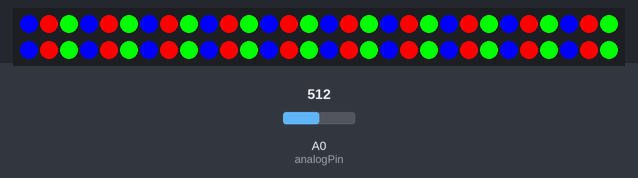
This sketch was run on a simulated Arduino Uno, built with avr-gcc and run on an emulated ATmega328P. On the bench: 60 RGB LEDs in strip order, left to right, continuing on the next row. The inputs (shaded band) are chosen by the test bench; at power-on: A0 (analogPin) = 512. Dim RGB values are drawn brighter than linear.

Above: at 1.26 s.
1.3 s: A0 (analogPin) set to 0
At 1.7 s:
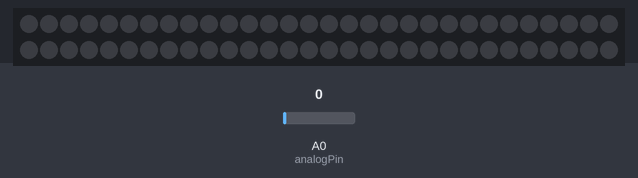
2.8 s: A0 (analogPin) set to 122
At 4.34 s:
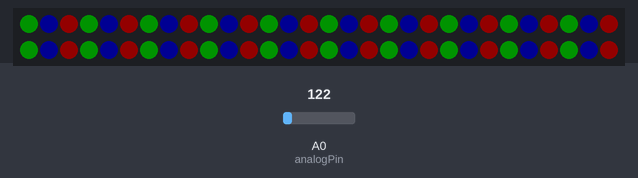
4.4 s: A0 (analogPin) set to 306
At 4.72 s:
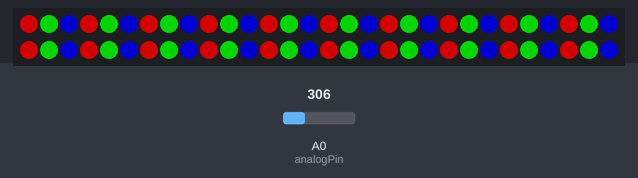

The sketch:

color_organ_ledstrip.ino
```cpp
#include <Adafruit_NeoPixel.h>
#define PIN 6
Adafruit_NeoPixel strip = Adafruit_NeoPixel(60, PIN, NEO_GRB + NEO_KHZ800);

int analogPin=0;
int strobePin=2;
int resetPin=3;
int spectrumValue[7];
int filter=90;
int iteration = 0;
int marqueeOffset = 0;
bool forward = true;
int color = 7;


void setup(){
  strip.begin();
  strip.show();

  pinMode(analogPin, INPUT);
  pinMode(strobePin, OUTPUT);
  pinMode(resetPin, OUTPUT);
  digitalWrite(resetPin, LOW);
  digitalWrite(strobePin, HIGH);
}

void marqueeMusic(int totalLEDs, int speedFactor) {
  if ((iteration % speedFactor) == 0) {
    marqueeOffset++;
  }

  int localOffset = (marqueeOffset % 3);

  for (int i = 0; i < totalLEDs; i++){
    //if (i > 2) {
    if (i == 0 || (i % 3) == 0) {
      /* position 1 on strip */
      if (i == 0 && localOffset > 0) {
        if (localOffset == 1) {
          // Blue
          strip.setPixelColor(i, 0, 0, ((spectrumValue[4]+spectrumValue[5]+spectrumValue[6])/3));
        } else {
          // Green
         strip.setPixelColor(i, 0, ((spectrumValue[1]+spectrumValue[3])/2), 0);
        }
      }

      //Red
      strip.setPixelColor(i + localOffset, ((spectrumValue[0]+spectrumValue[2])/2), 0, 0);
    } else if (i == 1 || (i % 3) == 1) {
      /* position 2 on strip */
      if (i == 1 && localOffset > 0) {
        if (localOffset == 1) {
          // Red
          strip.setPixelColor(i, ((spectrumValue[0]+spectrumValue[2])/2), 0, 0);
        } else {
          // Blue
          strip.setPixelColor(i, 0, 0, ((spectrumValue[4]+spectrumValue[5]+spectrumValue[6])/3));
        }
      }

      //Green
      strip.setPixelColor(i + localOffset, 0, ((spectrumValue[1]+spectrumValue[3])/2), 0);
    } else {
      /* position 3 on strip */
      if (i == 2 && localOffset > 0) {
        if (localOffset == 1) {
          // Green
          strip.setPixelColor(i, 0, ((spectrumValue[1]+spectrumValue[3])/2), 0);
        } else {
          // Red
          strip.setPixelColor(i, ((spectrumValue[0]+spectrumValue[2])/2), 0, 0);
        }
      }

      // Blue
      strip.setPixelColor(i + localOffset, 0, 0, ((spectrumValue[4]+spectrumValue[5]+spectrumValue[6])/3));
    }
  }

  strip.show();

  iteration++;
}

void bouncingRainbow() {
  if ((color % 7) == 0) {
    strip.setPixelColor(iteration, 255, 0, 0);
  } else if ((color % 7) == 1) {
    strip.setPixelColor(iteration, 255, 127, 0);
  } else if ((color % 7) == 2) {
    strip.setPixelColor(iteration, 255, 255, 0);
  } else if ((color % 7) == 3) {
    strip.setPixelColor(iteration, 0, 255, 0);
  } else if ((color % 7) == 4) {
    strip.setPixelColor(iteration, 0, 0, 255);
  } else if ((color % 7) == 5) {
    strip.setPixelColor(iteration, 75, 0, 130);
  } else {
    strip.setPixelColor(iteration, 139, 0, 255);
  }

  if (forward) {
    strip.setPixelColor(iteration - 1, 0, 0, 0);
  } else {
    strip.setPixelColor(iteration + 1, 0, 0, 0);
  }

  strip.show();

  if (iteration == 59) {
    forward = false;
    color++;
  } else if (iteration == 0 && color != 7) {
    forward = true;
    color++;
  }


  if (forward) {
    iteration++;
  } else {
    iteration--;
  }
}

void loop(){
  digitalWrite(resetPin, HIGH);
  digitalWrite(resetPin, LOW);
  for (int i=0;i<7;i++){
    digitalWrite(strobePin, LOW);
    delay(2);
    spectrumValue[i]=analogRead(analogPin);
    spectrumValue[i]=constrain(spectrumValue[i], filter, 500);
    spectrumValue[i]=map(spectrumValue[i], filter,500,0,255);
    digitalWrite(strobePin, HIGH);
  }

  marqueeMusic(60, 5);
}
```

Measured:
- after the input at 1.3 s, the LEDs: change at once (image 1)
- after the input at 2.8 s, the LEDs: first change at once (image 2 shows a later state)
